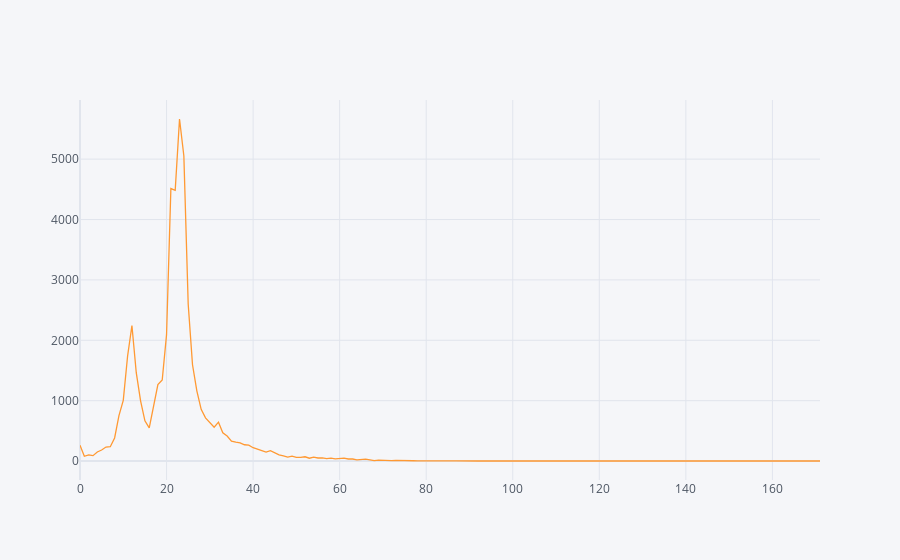

The cell this chart's notebook holds for it:
### Code cell
df3.groupby(['meses_adm','renovacion'])['linea'].count().unstack().fillna(0)[0].loc[0:].iplot()

### Figure 1 — Plotly figure (JSON) as saved in the notebook; plotly's stock layout.template omitted (floating-point values rounded to 4 significant figures)
{"data": [{"line": {"color": "rgba(255, 153, 51, 1.0)", "dash": "solid", "shape": "linear", "width": 1.3}, "mode": "lines", "name": "0", "text": "", "type": "scatter", "x": [0, 1, 2, 3, 4, 5, 6, 7, 8, 9, 10, 11, 12, 13, 14, 15, 16, 17, 18, 19, 20, 21, 22, 23, 24, 25, 26, 27, 28, 29, 30, 31, 32, 33, 34, 35, 36, 37, 38, 39, 40, 41, 42, 43, 44, 45, 46, 47, 48, 49, 50, 51, 52, 53, 54, 55, 56, 57, 58, 59, 60, 61, 62, 63, 64, 65, 66, 67, 68, 69, 70, 71, 72, 73, 74, 75, 76, 77, 78, 79, 80, 81, 82, 83, 85, 86, 87, 92, 97, 102, 110, 112, 114, 116, 118, 119, 123, 124, 129, 130, 131, 136, 171], "y": [263, 79, 101, 90, 150, 183, 232, 237, 383, 752, 1006, 1740, 2244, 1463, 998, 666, 549, 880, 1268, 1343, 2093, 4513, 4483, 5665, 5053, 2600, 1595, 1163, 857, 716, 632, 561, 644, 468, 415, 331, 312, 302, 270, 263, 221, 199, 167, 148, 171, 140, 102, 85, 66, 81, 60, 60, 71, 47, 65, 51, 53, 41, 49, 37, 44, 47, 34, 34, 21, 31, 31, 19, 7, 14, 9, 6, 6, 10, 6, 7, 2, 5, 4, 5, 1, 6, 1, 2, 2, 1, 2, 1, 2, 2, 1, 1, 3, 1, 1, 1, 1, 2, 1, 4, 2, 1, 1]}], "layout": {"legend": {"bgcolor": "#F5F6F9", "font": {"color": "#4D5663"}}, "paper_bgcolor": "#F5F6F9", "plot_bgcolor": "#F5F6F9", "title": {"font": {"color": "#4D5663"}}, "xaxis": {"gridcolor": "#E1E5ED", "showgrid": true, "tickfont": {"color": "#4D5663"}, "title": {"font": {"color": "#4D5663"}, "text": ""}, "zerolinecolor": "#E1E5ED"}, "yaxis": {"gridcolor": "#E1E5ED", "showgrid": true, "tickfont": {"color": "#4D5663"}, "title": {"font": {"color": "#4D5663"}, "text": ""}, "zerolinecolor": "#E1E5ED"}}}
